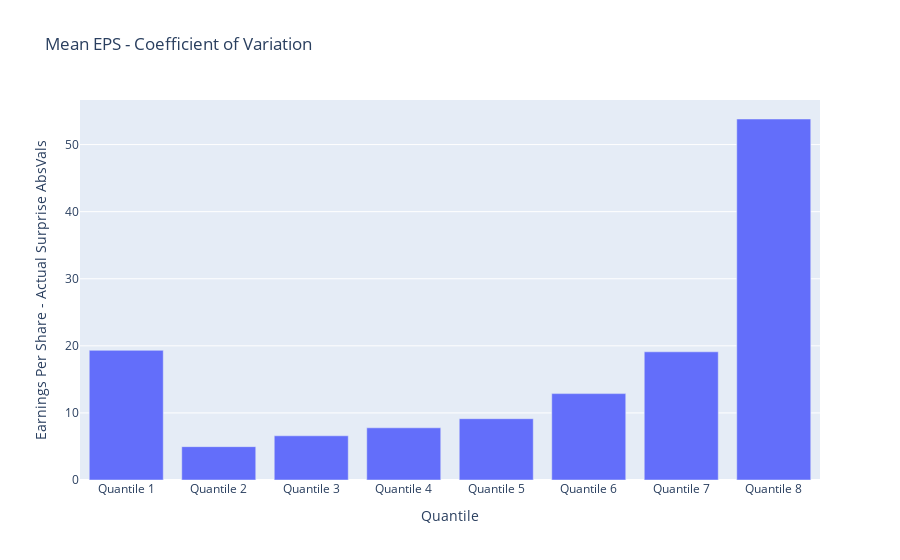

The notebook cell this image was saved under:
### Code cell
grouped_data3['Quantile'] = grouped_data3.index.astype(str)

# create a bar plot of the mean EPS surprise by quantile
fig3 = px.bar(grouped_data3, x='Quantile', y='Earnings Per Share - Actual Surprise AbsVals',
             title='Mean EPS - Coefficient of Variation')
fig3.update_layout(
    xaxis = dict(
        tickmode = 'array',
        tickvals = [0,1,2,3,4,5,6,7],
        ticktext = ['Quantile 1', 'Quantile 2', 'Quantile 3', 'Quantile 4', 'Quantile 5','Quantile 6',
                    'Quantile 7', 'Quantile 8']
    )
)
fig3.show()

### Figure 1 — Plotly figure (JSON) as saved in the notebook; plotly's stock layout.template omitted (floating-point values rounded to 4 significant figures)
{"data": [{"alignmentgroup": "True", "hovertemplate": "Quantile=%{x}<br>Earnings Per Share - Actual Surprise AbsVals=%{y}<extra></extra>", "legendgroup": "", "marker": {"color": "#636efa", "pattern": {"shape": ""}}, "name": "", "offsetgroup": "", "orientation": "v", "showlegend": false, "textposition": "auto", "type": "bar", "x": ["(-1025.001, 1.251]", "(1.251, 1.874]", "(1.874, 2.498]", "(2.498, 3.276]", "(3.276, 4.444]", "(4.444, 6.572]", "(6.572, 11.645]", "(11.645, 1642.812]"], "xaxis": "x", "y": [19.33, 4.972, 6.59, 7.78, 9.138, 12.88, 19.11, 53.81], "yaxis": "y"}], "layout": {"barmode": "relative", "legend": {"tracegroupgap": 0}, "title": {"text": "Mean EPS - Coefficient of Variation"}, "xaxis": {"anchor": "y", "domain": [0, 1], "tickmode": "array", "ticktext": ["Quantile 1", "Quantile 2", "Quantile 3", "Quantile 4", "Quantile 5", "Quantile 6", "Quantile 7", "Quantile 8"], "tickvals": [0, 1, 2, 3, 4, 5, 6, 7], "title": {"text": "Quantile"}}, "yaxis": {"anchor": "x", "domain": [0, 1], "title": {"text": "Earnings Per Share - Actual Surprise AbsVals"}}}}
